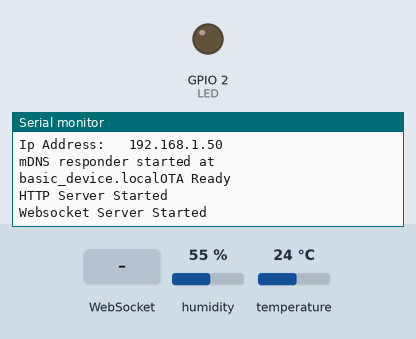
This sketch was run on a simulated ESP8266 (NodeMCU). Parts: output pins drawn as LEDs (lit = HIGH), the last lines printed to the serial monitor. The inputs (shaded band) are chosen by the test bench; at power-on: humidity 55 %, temperature 24 °C. WiFi joins after 1.5 s; servers stay silent unless stated; storage starts empty.

Above: at 3.2 s.
3.3 s: WebSocket text "request" received
At 3.7 s:
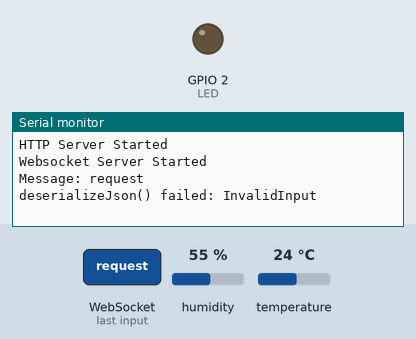
4.8 s: WebSocket text "action" received
At 5.1 s:
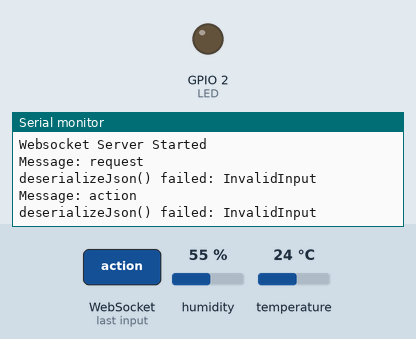
6.3 s: WebSocket text "1" received
At 7.5 s:
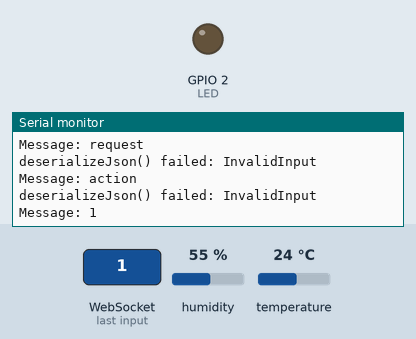

Measured:
- after the input at 3.3 s, the serial monitor: prints a new line at once (image 1)
- after the input at 4.8 s, the serial monitor: prints a new line at once (image 2)
- after the input at 6.3 s, the serial monitor: prints a new line at once (image 3)

The sketch:

BaseDevice.ino
```cpp
#include <Arduino.h>
#include <ArduinoJson.h>
#include <ESP8266WiFi.h>
#include <ESP8266mDNS.h>
#include <ESP8266WebServer.h>
#include <ArduinoOTA.h>
#include <WebSocketsServer.h>

// Definitions that should be kept out of version control
#include "private.h"

// Definition of the FarmForge device
#include "BaseDevice.h"

IPAddress localIp(192,168,100,2);
IPAddress gateway(192,168,100,1);
IPAddress subnet(255,255,255,0);

ESP8266WebServer server(80);
WebSocketsServer webSocket(81);

DHT dht(DHTPIN, DHTTYPE);
BaseDevice device;

unsigned long previousTime = millis();
const unsigned long interval = 500;

void InitSpiffs();
void InitWireless();
void InitDns();
void InitOta();
void InitWebServer();
void InitWebSockets();

void OtaStart();
void OtaEnd();
void OtaProgress(unsigned int progress, unsigned int total);
void OtaError(ota_error_t error);
void HandleWebNotFound();
void HandleWebSocketEvent(uint8_t num, WStype_t type, uint8_t* payload, size_t length);

bool HandleFileRead(String path);
String GetContentType(String fileName);

// Runs once on startup
void setup() {
  Serial.begin(115200);
  Serial.println("\n");

  InitSpiffs();
  InitWireless();
  InitDns();
  InitOta();
  InitWebServer();
  InitWebSockets();

  pinMode(LED, OUTPUT);
  digitalWrite(LED, LOW);
  dht.begin();
}

// Runtime loop
void loop() {
  server.handleClient();
  ArduinoOTA.handle();
  webSocket.loop();
}


// Initialization Functions
void InitSpiffs() {
    SPIFFS.begin();
    Serial.println("SPIFFS Ready");
}

void InitWireless() {
  WiFi.softAPConfig(localIp, gateway, subnet);
  WiFi.softAP(AP_SSID, AP_PASSWORD);

  WiFi.begin(SSID, PASSWORD);

  Serial.print("Connecting to ");
  Serial.println(SSID);

  while(WiFi.status() != WL_CONNECTED) {
    delay(1000);
    Serial.print(".");
  }

  Serial.println('\n');
  Serial.println("Connection Established!");
  Serial.print("Ip Address: \t");
  Serial.println(WiFi.localIP());
}

void InitDns() {
  if(!MDNS.begin(DNS_NAME))
    Serial.println("Error setting up mDNS responder@");
  else
    Serial.printf("mDNS responder started at %s.local", DNS_NAME);
}

void InitOta() {
  ArduinoOTA.setHostname(OTA_HOSTNAME);
  ArduinoOTA.setPassword(OTA_PASSWORD);

  ArduinoOTA.onStart(OtaStart);
  ArduinoOTA.onEnd(OtaEnd);
  ArduinoOTA.onProgress(OtaProgress);
  ArduinoOTA.onError(OtaError);

  ArduinoOTA.begin();
  Serial.println("OTA Ready");
}

void InitWebServer() {
  server.onNotFound(HandleWebNotFound);
  server.begin();
  Serial.println("HTTP Server Started");
}

void InitWebSockets() {
  webSocket.begin();
  webSocket.onEvent(HandleWebSocketEvent);
  Serial.println("Websocket Server Started");
}

// Handlers
void OtaStart() {
  Serial.println("Beginning OTA update...");
}

void OtaEnd() {
  Serial.println("Completed OTA update!");
}

void OtaProgress(unsigned int progress, unsigned int total) {
  Serial.printf("Progress: %u%%\r", (progress / (total / 100)));
}

void OtaError(ota_error_t error) {
  Serial.printf("Error[%u]: ", error);
  if(error == OTA_AUTH_ERROR) Serial.println("Auth Failed");
  if(error == OTA_BEGIN_ERROR) Serial.println("Begin Failed");
  if(error == OTA_CONNECT_ERROR) Serial.println("Connect Failed");
  if(error == OTA_RECEIVE_ERROR) Serial.println("Receive Failed");
  if(error == OTA_END_ERROR) Serial.println("End Failed");
}

void HandleWebNotFound() {
  if(!HandleFileRead(server.uri()))
    server.send(404, "text/plain", "404: Not Found");
}

void HandleWebSocketEvent(uint8_t clientId, WStype_t type, uint8_t* payload, size_t length) {
  switch(type) {
    case WStype_DISCONNECTED: {
      Serial.printf("[%u] CDisconnected!\n", clientId);
      break;
    }

    case WStype_CONNECTED: {
      IPAddress ip = webSocket.remoteIP(clientId);
      // Object will be {type, token, [led, ledValue, dht11, temp, humidity]}
      const int capacity = JSON_ARRAY_SIZE(5) + JSON_OBJECT_SIZE(3);

      float dhtValues[2];
      int ledValue;
      device.QueryDHT11(dht, dhtValues);
      device.QueryLED(ledValue);

      StaticJsonDocument<capacity> doc;
      doc["type"] = "config";
      doc["token"] = TOKEN;
      JsonArray data = doc.createNestedArray("data");

      data.add(LED_INTERFACE);
      data.add(ledValue);
      data.add(DHT_INTERFACE);
      data.add(dhtValues[0]);
      data.add(dhtValues[1]);

      String text;
      serializeJson(doc, text);

      webSocket.sendTXT(clientId, text);
      break;
    }

    case WStype_TEXT: {
      char* stringData = (char*)payload;
      String response = device.HandleMessage(stringData, dht);
      webSocket.sendTXT(clientId, response);
    }
  }
}

// Helper Functions
bool HandleFileRead(String path) {
  Serial.printf("Attempting to access %s\n", &path);
  if (path.endsWith("/"))
    path += "index.html";

  String contentType = GetContentType(path);

  if (SPIFFS.exists(path)) {
    File file = SPIFFS.open(path, "r");
    server.streamFile(file, contentType);
    file.close();
    return true;
  }

  return false;
}

String GetContentType(String fileName) {
  String type = "text/plain";
  if(fileName.endsWith(".html")) type = "text/html";
  if(fileName.endsWith(".css")) type =  "text/css";
  if(fileName.endsWith(".js")) type = "application/javascript";
  if(fileName.endsWith(".ico")) type = "image/x-icon";
  if(fileName.endsWith(".gz")) type = "application/x-gzip";
  return type;
}
```

BaseDevice.cpp
```cpp
#include "BaseDevice.h"

BaseDevice::BaseDevice() {
    // LED
    interfaces[0] = {
      LED_INTERFACE,
      "0001",
    };
    // DHT 11
    interfaces[1] = {
      DHT_INTERFACE,
      "0001"
    };
}

unsigned long long BaseDevice::GetNumberOfInterfaces() {
  return sizeof(interfaces) / sizeof(*interfaces);
}

String BaseDevice::GetInterfaceName(int index) {
  if(index < GetNumberOfInterfaces()) {
    return interfaces[index].name;
  }
  else return "";
}

String BaseDevice::HandleMessage(char* message, DHT& dht) {
  Serial.printf("Message: %s", message);
  Serial.println();

  StaticJsonDocument<200> doc;
  DeserializationError error = deserializeJson(doc, message);
  if (error) {
    Serial.print(F("deserializeJson() failed: "));
    Serial.println(error.c_str());
    return "";
  }

  const char* type = doc["type"];
  const char* interface = doc["interface"];

  if(strcmp(type, "request") == 0 && strcmp(interface, DHT_INTERFACE) == 0) {
    float readings[2];
    BaseDevice::QueryDHT11(dht, readings);

    String serializedResults = BaseDevice::SerializeDHT(readings[0], readings[1]);
    return serializedResults;
  }
  if(strcmp(type, "action") == 0 && strcmp(interface, LED_INTERFACE) == 0) {
    int ledValue;
    BaseDevice::ToggleLed(ledValue);

    String serializedResults = BaseDevice::SerializeLED(ledValue);
    return serializedResults;
  }

}

void BaseDevice:: QueryDHT11(DHT& dht, float* data) {
  float tempF = dht.readTemperature(true);
  float hum = dht.readHumidity();

  if(isnan(tempF) || isnan(hum)) {
    data[0] = 0;
    data[1] = 0;
  }
  else {
    data[0] = tempF;
    data[1] = hum;
  }
}

void BaseDevice::QueryLED(int& value) {
  value = digitalRead(LED);
}

void BaseDevice::ToggleLed(int& ledValue) {
  ledValue = !digitalRead(LED);
  digitalWrite(LED, ledValue);
}

String BaseDevice::SerializeDHT(float temp, float humidity) {
  const int capacity = JSON_OBJECT_SIZE(3) + JSON_ARRAY_SIZE(2);
  StaticJsonDocument<capacity> doc;

  doc["type"] = "response";
  doc["interface"] = "temp_01";
  JsonArray data = doc.createNestedArray("data");
  data.add(temp);
  data.add(humidity);

  String dhtString;
  serializeJson(doc, dhtString);

  return dhtString;
}

String BaseDevice::SerializeLED(int value) {
  const int capacity = JSON_OBJECT_SIZE(3) + JSON_ARRAY_SIZE(1);
  StaticJsonDocument<capacity> doc;

  doc["type"] = "response";
  doc["interface"] = "led_01";
  JsonArray data = doc.createNestedArray("data");
  data.add(value);

  String ledString;
  serializeJson(doc, ledString);

  return ledString;
}
```

BaseDevice.h
```cpp
#include <Arduino.h>
#include <ArduinoJson.h>
#include "FarmForge.h"
#include "DHT.h"

#define DNS_NAME "basic_device"
#define LED 2
#define DHTPIN 4
#define DHTTYPE DHT11
#define LED_INTERFACE "led_01"
#define DHT_INTERFACE "temp_01"

class BaseDevice {
    public:
        // Constructor
        BaseDevice();

        // Interfaces
        unsigned long long GetNumberOfInterfaces();
        String GetInterfaceName(int index);

        // Message Handling
        String HandleMessage(char* message, DHT& dht);

        void ToggleLed(int& value);
        void QueryLED(int& value);
        void QueryDHT11(DHT& dht, float* data);
        String SerializeDHT(float temp, float humidity);
        String SerializeLED(int value);

    private:
        Interface interfaces[2];
};
```

FarmForge.h
```cpp
#include <Arduino.h>

struct Interface {
    String name;
    String sn;
};

struct WebsocketMessage {
    String type;
    String interface;
    String data[];
};
```

private.h
```cpp
// Network you're going to connect to
#define SSID "<SSID>"
#define PASSWORD "<PASSWORD>"

// Access Point settings
#define AP_SSID "<AP_SSID>"
#define AP_PASSWORD "<AP_PASSWORD>"

// Admin user
#define OTA_HOSTNAME "<HOST>"
#define OTA_PASSWORD "<PASSWORD>"
#define TOKEN "<TOKEN>"
```
